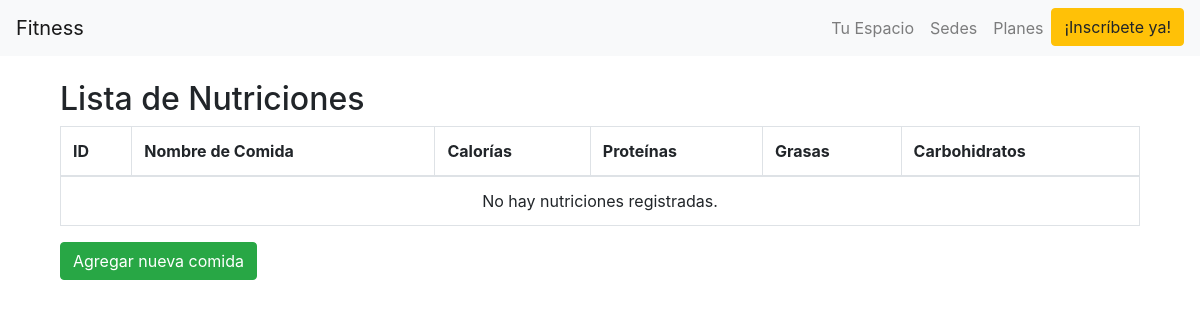
The page /ver_nutriciones/ on the database as committed earlier.
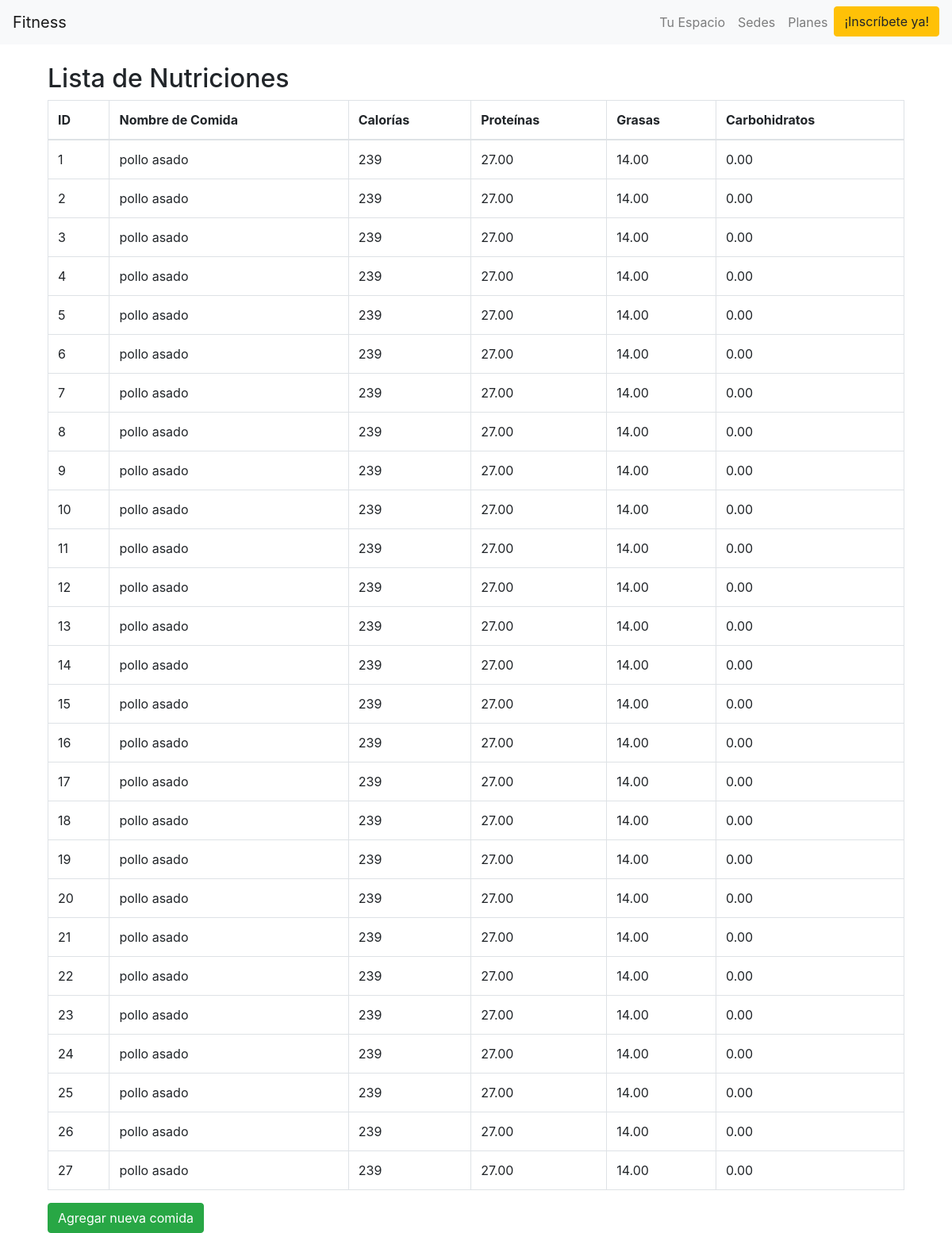
The same page on the database as committed later.
### rutinas/models.py (models this page shows, shortened)
class Nutricion(models.Model):
    nombre_comida = models.CharField(max_length=100)
    calorias = models.IntegerField()
    proteinas = models.DecimalField(max_digits=5, decimal_places=2)
    grasas = models.DecimalField(max_digits=5, decimal_places=2)
    carbohidratos = models.DecimalField(max_digits=5, decimal_places=2)

### Mysite/views.py (the view)
# urls.py: path('ver_nutriciones/', views.ver_nutriciones, name='ver_nutriciones'),  # Ruta para ver la lista de nutriciones
def ver_nutriciones(request):
    nutriciones = Nutricion.objects.all()
    return render(request, 'ver_nutriciones.html', {'nutriciones': nutriciones})

### templates/ver_nutriciones.html
{% extends 'base.html' %}
{% block content %}
<div class="container mt-4">
    <h2>Lista de Nutriciones</h2>
    <table class="table table-bordered">
        <thead>
            <tr>
                <th>ID</th>
                <th>Nombre de Comida</th>
                <th>Calorías</th>
                <th>Proteínas</th>
                <th>Grasas</th>
                <th>Carbohidratos</th>
            </tr>
        </thead>
        <tbody>
            {% if nutriciones %}
                {% for nutricion in nutriciones %}
                    <tr>
                        <td>{{ nutricion.id }}</td>
                        <td>{{ nutricion.nombre_comida }}</td>
                        <td>{{ nutricion.calorias }}</td>
                        <td>{{ nutricion.proteinas }}</td>
                        <td>{{ nutricion.grasas }}</td>
                        <td>{{ nutricion.carbohidratos }}</td>
                    </tr>
                {% endfor %}
            {% else %}
                <tr>
                    <td colspan="6" class="text-center">No hay nutriciones registradas.</td>
                </tr>
            {% endif %}
        </tbody>
    </table>
    <a href="{% url 'agregar_comida' %}" class="btn btn-success">Agregar nueva comida</a>
</div>
{% endblock %}

Rows that differ between the two databases and show on the page:
added Nutricion: id "1", nombre_comida "pollo asado", calorias "239", proteinas "27.00", grasas "14.00", carbohidratos "0.00"
added Nutricion: id "2", nombre_comida "pollo asado", calorias "239", proteinas "27.00", grasas "14.00", carbohidratos "0.00"
added Nutricion: id "3", nombre_comida "pollo asado", calorias "239", proteinas "27.00", grasas "14.00", carbohidratos "0.00"
added Nutricion: id "4", nombre_comida "pollo asado", calorias "239", proteinas "27.00", grasas "14.00", carbohidratos "0.00"
added Nutricion: id "5", nombre_comida "pollo asado", calorias "239", proteinas "27.00", grasas "14.00", carbohidratos "0.00"
added Nutricion: id "6", nombre_comida "pollo asado", calorias "239", proteinas "27.00", grasas "14.00", carbohidratos "0.00"
added Nutricion: id "7", nombre_comida "pollo asado", calorias "239", proteinas "27.00", grasas "14.00", carbohidratos "0.00"
added Nutricion: id "8", nombre_comida "pollo asado", calorias "239", proteinas "27.00", grasas "14.00", carbohidratos "0.00"
added Nutricion: id "9", nombre_comida "pollo asado", calorias "239", proteinas "27.00", grasas "14.00", carbohidratos "0.00"
added Nutricion: id "10", nombre_comida "pollo asado", calorias "239", proteinas "27.00", grasas "14.00", carbohidratos "0.00"
added Nutricion: id "11", nombre_comida "pollo asado", calorias "239", proteinas "27.00", grasas "14.00", carbohidratos "0.00"
added Nutricion: id "12", nombre_comida "pollo asado", calorias "239", proteinas "27.00", grasas "14.00", carbohidratos "0.00"
added Nutricion: id "13", nombre_comida "pollo asado", calorias "239", proteinas "27.00", grasas "14.00", carbohidratos "0.00"
added Nutricion: id "14", nombre_comida "pollo asado", calorias "239", proteinas "27.00", grasas "14.00", carbohidratos "0.00"
added Nutricion: id "15", nombre_comida "pollo asado", calorias "239", proteinas "27.00", grasas "14.00", carbohidratos "0.00"
added Nutricion: id "16", nombre_comida "pollo asado", calorias "239", proteinas "27.00", grasas "14.00", carbohidratos "0.00"
added Nutricion: id "17", nombre_comida "pollo asado", calorias "239", proteinas "27.00", grasas "14.00", carbohidratos "0.00"
added Nutricion: id "18", nombre_comida "pollo asado", calorias "239", proteinas "27.00", grasas "14.00", carbohidratos "0.00"
added Nutricion: id "19", nombre_comida "pollo asado", calorias "239", proteinas "27.00", grasas "14.00", carbohidratos "0.00"
added Nutricion: id "20", nombre_comida "pollo asado", calorias "239", proteinas "27.00", grasas "14.00", carbohidratos "0.00"
added Nutricion: id "21", nombre_comida "pollo asado", calorias "239", proteinas "27.00", grasas "14.00", carbohidratos "0.00"
added Nutricion: id "22", nombre_comida "pollo asado", calorias "239", proteinas "27.00", grasas "14.00", carbohidratos "0.00"
added Nutricion: id "23", nombre_comida "pollo asado", calorias "239", proteinas "27.00", grasas "14.00", carbohidratos "0.00"
added Nutricion: id "24", nombre_comida "pollo asado", calorias "239", proteinas "27.00", grasas "14.00", carbohidratos "0.00"
added Nutricion: id "25", nombre_comida "pollo asado", calorias "239", proteinas "27.00", grasas "14.00", carbohidratos "0.00"
added Nutricion: id "26", nombre_comida "pollo asado", calorias "239", proteinas "27.00", grasas "14.00", carbohidratos "0.00"
added Nutricion: id "27", nombre_comida "pollo asado", calorias "239", proteinas "27.00", grasas "14.00", carbohidratos "0.00"
Other text that changed with them:
text no longer shown: "No hay nutriciones registradas."
